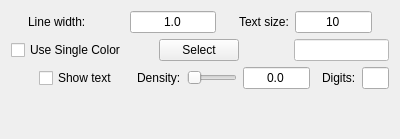
<?xml version="1.0" encoding="UTF-8"?>
<ui version="4.0">
 <class>ContourAppearance</class>
 <widget class="QWidget" name="ContourAppearance">
  <property name="geometry">
   <rect>
    <x>0</x>
    <y>0</y>
    <width>400</width>
    <height>139</height>
   </rect>
  </property>
  <property name="maximumSize">
   <size>
    <width>400</width>
    <height>16777215</height>
   </size>
  </property>
  <property name="windowTitle">
   <string>Form</string>
  </property>
  <layout class="QHBoxLayout" name="horizontalLayout">
   <item>
    <layout class="QVBoxLayout" name="verticalLayout">
     <item>
      <layout class="QHBoxLayout" name="_5">
       <item>
        <spacer name="horizontalSpacer_7">
         <property name="orientation">
          <enum>Qt::Horizontal</enum>
         </property>
         <property name="sizeHint" stdset="0">
          <size>
           <width>40</width>
           <height>20</height>
          </size>
         </property>
        </spacer>
       </item>
       <item>
        <widget class="QLabel" name="textLabel1_12">
         <property name="text">
          <string>Line width:</string>
         </property>
         <property name="wordWrap">
          <bool>false</bool>
         </property>
        </widget>
       </item>
       <item>
        <spacer name="spacer75_4">
         <property name="orientation">
          <enum>Qt::Horizontal</enum>
         </property>
         <property name="sizeType">
          <enum>QSizePolicy::Expanding</enum>
         </property>
         <property name="sizeHint" stdset="0">
          <size>
           <width>61</width>
           <height>20</height>
          </size>
         </property>
        </spacer>
       </item>
       <item>
        <widget class="QLineEdit" name="isolineWidthEdit">
         <property name="minimumSize">
          <size>
           <width>50</width>
           <height>0</height>
          </size>
         </property>
         <property name="toolTip">
          <string>Specify width in voxels of contour lines</string>
         </property>
         <property name="text">
          <string>1.0</string>
         </property>
         <property name="alignment">
          <set>Qt::AlignHCenter</set>
         </property>
        </widget>
       </item>
       <item>
        <spacer name="horizontalSpacer_10">
         <property name="orientation">
          <enum>Qt::Horizontal</enum>
         </property>
         <property name="sizeHint" stdset="0">
          <size>
           <width>40</width>
           <height>20</height>
          </size>
         </property>
        </spacer>
       </item>
       <item>
        <widget class="QLabel" name="textLabel1_14">
         <property name="text">
          <string>Text size:</string>
         </property>
         <property name="wordWrap">
          <bool>false</bool>
         </property>
        </widget>
       </item>
       <item>
        <widget class="QLineEdit" name="textSizeEdit">
         <property name="minimumSize">
          <size>
           <width>50</width>
           <height>0</height>
          </size>
         </property>
         <property name="maximumSize">
          <size>
           <width>100</width>
           <height>16777215</height>
          </size>
         </property>
         <property name="toolTip">
          <string>Specify font size (points) of annotation in 3D scene</string>
         </property>
         <property name="text">
          <string>10</string>
         </property>
         <property name="alignment">
          <set>Qt::AlignHCenter</set>
         </property>
        </widget>
       </item>
       <item>
        <spacer name="horizontalSpacer_3">
         <property name="orientation">
          <enum>Qt::Horizontal</enum>
         </property>
         <property name="sizeHint" stdset="0">
          <size>
           <width>40</width>
           <height>20</height>
          </size>
         </property>
        </spacer>
       </item>
      </layout>
     </item>
     <item>
      <layout class="QHBoxLayout" name="_8">
       <item>
        <widget class="QCheckBox" name="singleColorCheckbox">
         <property name="toolTip">
          <string>&lt;html&gt;&lt;head/&gt;&lt;body&gt;&lt;p&gt;Check to use a single color for all contour lines.  Un-check to use the color mapping specified in the IsoValue Selection panel above.&lt;/p&gt;&lt;/body&gt;&lt;/html&gt;</string>
         </property>
         <property name="text">
          <string>Use Single Color</string>
         </property>
        </widget>
       </item>
       <item>
        <spacer name="horizontalSpacer_24">
         <property name="orientation">
          <enum>Qt::Horizontal</enum>
         </property>
         <property name="sizeHint" stdset="0">
          <size>
           <width>40</width>
           <height>20</height>
          </size>
         </property>
        </spacer>
       </item>
       <item>
        <widget class="QPushButton" name="singleColorButton">
         <property name="toolTip">
          <string>Click to select the single color to apply to all contour lines.</string>
         </property>
         <property name="text">
          <string>Select</string>
         </property>
        </widget>
       </item>
       <item>
        <spacer name="spacer75">
         <property name="orientation">
          <enum>Qt::Horizontal</enum>
         </property>
         <property name="sizeType">
          <enum>QSizePolicy::Expanding</enum>
         </property>
         <property name="sizeHint" stdset="0">
          <size>
           <width>61</width>
           <height>20</height>
          </size>
         </property>
        </spacer>
       </item>
       <item>
        <widget class="QLineEdit" name="singleColorEdit">
         <property name="minimumSize">
          <size>
           <width>30</width>
           <height>0</height>
          </size>
         </property>
         <property name="palette">
          <palette>
           <active>
            <colorrole role="Base">
             <brush brushstyle="SolidPattern">
              <color alpha="255">
               <red>255</red>
               <green>255</green>
               <blue>255</blue>
              </color>
             </brush>
            </colorrole>
            <colorrole role="Window">
             <brush brushstyle="SolidPattern">
              <color alpha="255">
               <red>255</red>
               <green>255</green>
               <blue>255</blue>
              </color>
             </brush>
            </colorrole>
           </active>
           <inactive>
            <colorrole role="Base">
             <brush brushstyle="SolidPattern">
              <color alpha="255">
               <red>255</red>
               <green>255</green>
               <blue>255</blue>
              </color>
             </brush>
            </colorrole>
            <colorrole role="Window">
             <brush brushstyle="SolidPattern">
              <color alpha="255">
               <red>255</red>
               <green>255</green>
               <blue>255</blue>
              </color>
             </brush>
            </colorrole>
           </inactive>
           <disabled>
            <colorrole role="Base">
             <brush brushstyle="SolidPattern">
              <color alpha="255">
               <red>255</red>
               <green>255</green>
               <blue>255</blue>
              </color>
             </brush>
            </colorrole>
            <colorrole role="Window">
             <brush brushstyle="SolidPattern">
              <color alpha="255">
               <red>255</red>
               <green>255</green>
               <blue>255</blue>
              </color>
             </brush>
            </colorrole>
           </disabled>
          </palette>
         </property>
         <property name="cursor">
          <cursorShape>ArrowCursor</cursorShape>
         </property>
         <property name="focusPolicy">
          <enum>Qt::StrongFocus</enum>
         </property>
         <property name="acceptDrops">
          <bool>true</bool>
         </property>
         <property name="toolTip">
          <string>This is the single color applied to contour lines.</string>
         </property>
         <property name="inputMask">
          <string notr="true"/>
         </property>
         <property name="text">
          <string/>
         </property>
         <property name="readOnly">
          <bool>true</bool>
         </property>
        </widget>
       </item>
      </layout>
     </item>
     <item>
      <layout class="QHBoxLayout" name="_6">
       <item>
        <spacer name="spacer75_5">
         <property name="orientation">
          <enum>Qt::Horizontal</enum>
         </property>
         <property name="sizeType">
          <enum>QSizePolicy::Expanding</enum>
         </property>
         <property name="sizeHint" stdset="0">
          <size>
           <width>61</width>
           <height>20</height>
          </size>
         </property>
        </spacer>
       </item>
       <item>
        <widget class="QCheckBox" name="textCheckbox">
         <property name="toolTip">
          <string>Check to enable text annotation of isovalues</string>
         </property>
         <property name="text">
          <string>Show text</string>
         </property>
        </widget>
       </item>
       <item>
        <spacer name="horizontalSpacer_23">
         <property name="orientation">
          <enum>Qt::Horizontal</enum>
         </property>
         <property name="sizeHint" stdset="0">
          <size>
           <width>40</width>
           <height>20</height>
          </size>
         </property>
        </spacer>
       </item>
       <item>
        <spacer name="horizontalSpacer_22">
         <property name="orientation">
          <enum>Qt::Horizontal</enum>
         </property>
         <property name="sizeHint" stdset="0">
          <size>
           <width>40</width>
           <height>20</height>
          </size>
         </property>
        </spacer>
       </item>
       <item>
        <widget class="QLabel" name="label">
         <property name="text">
          <string>Density:</string>
         </property>
        </widget>
       </item>
       <item>
        <widget class="QSlider" name="densitySlider">
         <property name="toolTip">
          <string>Specify a value between 0 and 1 indicating how densely contour lines will be annotated</string>
         </property>
         <property name="maximum">
          <number>256</number>
         </property>
         <property name="orientation">
          <enum>Qt::Horizontal</enum>
         </property>
        </widget>
       </item>
       <item>
        <widget class="QLineEdit" name="densityEdit">
         <property name="maximumSize">
          <size>
           <width>100</width>
           <height>16777215</height>
          </size>
         </property>
         <property name="toolTip">
          <string>Specify a value between 0 and 1 indicating how densely contour lines will be annotated</string>
         </property>
         <property name="text">
          <string>0.0</string>
         </property>
         <property name="alignment">
          <set>Qt::AlignCenter</set>
         </property>
        </widget>
       </item>
       <item>
        <spacer name="horizontalSpacer_5">
         <property name="orientation">
          <enum>Qt::Horizontal</enum>
         </property>
         <property name="sizeHint" stdset="0">
          <size>
           <width>40</width>
           <height>20</height>
          </size>
         </property>
        </spacer>
       </item>
       <item>
        <widget class="QLabel" name="label_3">
         <property name="text">
          <string>Digits:</string>
         </property>
        </widget>
       </item>
       <item>
        <widget class="QLineEdit" name="numDigitsEdit">
         <property name="maximumSize">
          <size>
           <width>60</width>
           <height>16777215</height>
          </size>
         </property>
         <property name="toolTip">
          <string>Specify number of digits used for annotation</string>
         </property>
         <property name="alignment">
          <set>Qt::AlignCenter</set>
         </property>
        </widget>
       </item>
      </layout>
     </item>
     <item>
      <spacer name="verticalSpacer">
       <property name="orientation">
        <enum>Qt::Vertical</enum>
       </property>
       <property name="sizeHint" stdset="0">
        <size>
         <width>20</width>
         <height>40</height>
        </size>
       </property>
      </spacer>
     </item>
    </layout>
   </item>
  </layout>
 </widget>
 <resources/>
 <connections/>
</ui>
